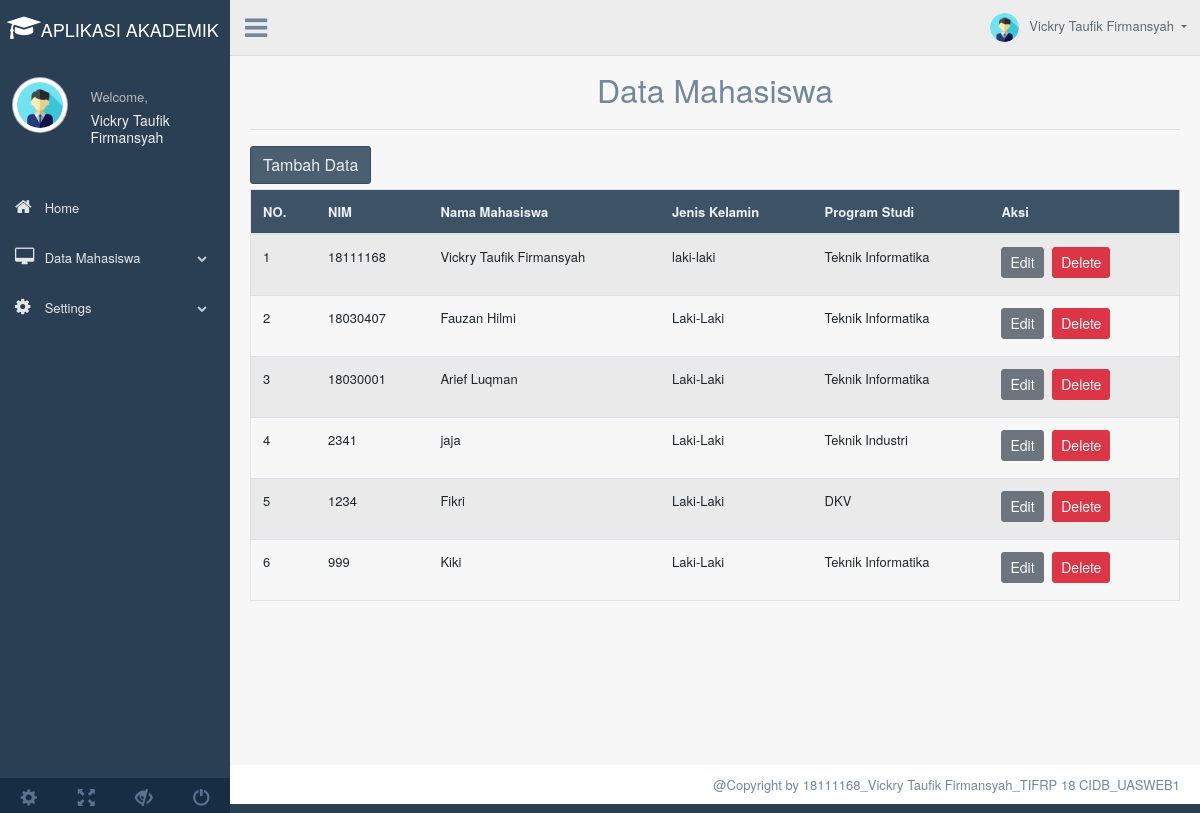
The app's page /Dashboard.php?page=tampil_mhs with its own data.
### tables this page shows
CREATE TABLE `mahasiswa` (
  `Nim` int(10) NOT NULL,
  `Nama_Mhs` varchar(50) NOT NULL,
  `Jenis_Kelamin` varchar(50) NOT NULL,
  `Program_Studi` varchar(50) NOT NULL
);

### tampil.php (the view, shortened to what this page needs)
<?php
require_once "config/koneksi.php";
?>
	<div class="container" style="margin-top:20px">
		<center><font size="6">Data Mahasiswa</font></center>
		<hr>
		<a href="Dashboard.php?page=tambah_mhs"><button class="btn btn-dark right">Tambah Data</button></a>
		<div class="table-responsive">
		<table class="table table-striped jambo_table bulk_action">
			<thead>
				<tr>
					<th>NO.</th>
					<th>NIM</th>
					<th>Nama Mahasiswa</th>
					<th>Jenis Kelamin</th>
					<th>Program Studi</th>
					<th>Aksi</th>
				</tr>
			</thead>
			<tbody>
				<?php
				$sql = mysqli_query($conn, "SELECT * FROM mahasiswa ORDER BY Nim DESC") or die(mysqli_error($koneksi));
				if(mysqli_num_rows($sql) > 0){
					$no = 1;
					while($data = mysqli_fetch_assoc($sql)){
						echo '
						<tr>
							<td>'.$no.'</td>
							<td>'.$data['Nim'].'</td>
							<td>'.$data['Nama_Mhs'].'</td>
							<td>'.$data['Jenis_Kelamin'].'</td>
							<td>'.$data['Program_Studi'].'</td>
							<td>
								<a href="Dashboard.php?page=edit_mhs&Nim='.$data['Nim'].'" class="btn btn-secondary btn-sm">Edit</a>
								<a href="delete.php?Nim='.$data['Nim'].'" class="btn btn-danger btn-sm" onclick="return confirm(\'Yakin ingin menghapus data ini?\')">Delete</a>
							</td>
						</tr>
						';
						$no++;
					}
				}else{
					echo '
					<tr>
						<td colspan="6">Tidak ada data.</td>
					</tr>
					';
				}
				?>
		</table>
	</div>
	</div>

### dashboard.php (shortened to what this page needs)
<!DOCTYPE html>
<html lang="en">
  <head>
    <link href="assets/bootstrap/dist/css/bootstrap.min.css" rel="stylesheet">
    <link href="assets/font-awesome/css/font-awesome.min.css" rel="stylesheet">
    <link href="assets/nprogress/nprogress.css" rel="stylesheet">
    <link href="assets/iCheck/skins/flat/green.css" rel="stylesheet">
    <link href="assets/bootstrap-progressbar/css/bootstrap-progressbar-3.3.4.min.css" rel="stylesheet">
    <link href="assets/css/custom.min.css" rel="stylesheet">
  </head>
  <body class="nav-md">
    <div class="container body">
      <div class="main_container">
        <div class="col-md-3 left_col">
          <div class="left_col scroll-view">
            <div class="navbar nav_title" style="border: 0;">
            <center>
            &nbsp; <a href="Dashboard.php" class="fa fa-mortar-board fa-2x" style="color:#fff;"><span><font size="4.95" color="white" face="Helvetica Neue">APLIKASI AKADEMIK</font></span></a>
            </center>
            </div>
            <div class="profile clearfix">
              <div class="profile_pic">
                <img src="img/user.png" alt="..." class="img-circle profile_img">
              </div>
              <div class="profile_info">
                <span>Welcome,</span>
                <h2>Vickry Taufik Firmansyah</h2>
              </div>
            </div>
            <br />
            <div id="sidebar-menu" class="main_menu_side hidden-print main_menu">
              <div class="menu_section">
                <ul class="nav side-menu">
                  <li><a href="Beranda.html"><i class="fa fa-home"></i> Home <span class="fa fa-chevron"></span></a>
                  </li>
                  <li><a href="#"><i class="fa fa-desktop"></i> Data Mahasiswa <span class="fa fa-chevron-down"></span></a>
                  </li>
                  <li><a><i class="fa fa-gear"></i> Settings <span class="fa fa-chevron-down"></span></a>
                  </li>
                </ul>
              </div>
            </div>
            <div class="sidebar-footer hidden-small">
              <a data-toggle="tooltip" data-placement="top" title="Settings" href="#">
                <span class="glyphicon glyphicon-cog" aria-hidden="true"></span>
              </a>
              <a data-toggle="tooltip" data-placement="top" title="FullScreen" href="#">
                <span class="glyphicon glyphicon-fullscreen" aria-hidden="true"></span>
              </a>
              <a data-toggle="tooltip" data-placement="top" title="Lock" href="#">
                <span class="glyphicon glyphicon-eye-close" aria-hidden="true"></span>
              </a>
              <a data-toggle="tooltip" data-placement="top" title="Logout" href="#">
                <span class="glyphicon glyphicon-off" aria-hidden="true"></span>
              </a>
            </div>
          </div>
        </div>
        <div class="top_nav">
          <div class="nav_menu">
              <div class="nav toggle">
                <a id="menu_toggle"><i class="fa fa-bars"></i></a>
              </div>
              <nav class="nav navbar-nav">
              <ul class=" navbar-right">
                <li class="nav-item dropdown open" >
                  <a href="#" class="user-profile dropdown-toggle" aria-haspopup="true" id="navbarDropdown" data-toggle="dropdown" aria-expanded="false">
                    <img src="img/user.png" alt="">Vickry Taufik Firmansyah
                  </a>
                </li>
              </ul>
            </nav>
          </div>
        </div>
        <div class="right_col" role="main">
      <?php
      $queries = array();
      parse_str($_SERVER['QUERY_STRING'], $queries);
      switch ($queries['page']) {
      	case 'tampil_mhs':
      		include 'tampil.php';
      		break;
        }
        ?>
        </div>
        <footer>
          <div class="pull-right">
            @Copyright by 18111168_Vickry Taufik Firmansyah_TIFRP 18 CIDB_UASWEB1
          </div>
          <div class="clearfix"></div>
        </footer>
      </div>
    </div>
  </body>
</html>

### records on screen
mahasiswa: Nim "18111168", Nama_Mhs "Vickry Taufik Firmansyah", Jenis_Kelamin "laki-laki", Program_Studi "Teknik Informatika"
mahasiswa: Nim "18030407", Nama_Mhs "Fauzan Hilmi", Jenis_Kelamin "Laki-Laki", Program_Studi "Teknik Informatika"
mahasiswa: Nim "18030001", Nama_Mhs "Arief Luqman", Jenis_Kelamin "Laki-Laki", Program_Studi "Teknik Informatika"
mahasiswa: Nim "2341", Nama_Mhs "jaja", Jenis_Kelamin "Laki-Laki", Program_Studi "Teknik Industri"
mahasiswa: Nim "1234", Nama_Mhs "Fikri", Jenis_Kelamin "Laki-Laki", Program_Studi "DKV"
mahasiswa: Nim "999", Nama_Mhs "Kiki", Jenis_Kelamin "Laki-Laki", Program_Studi "Teknik Informatika"
